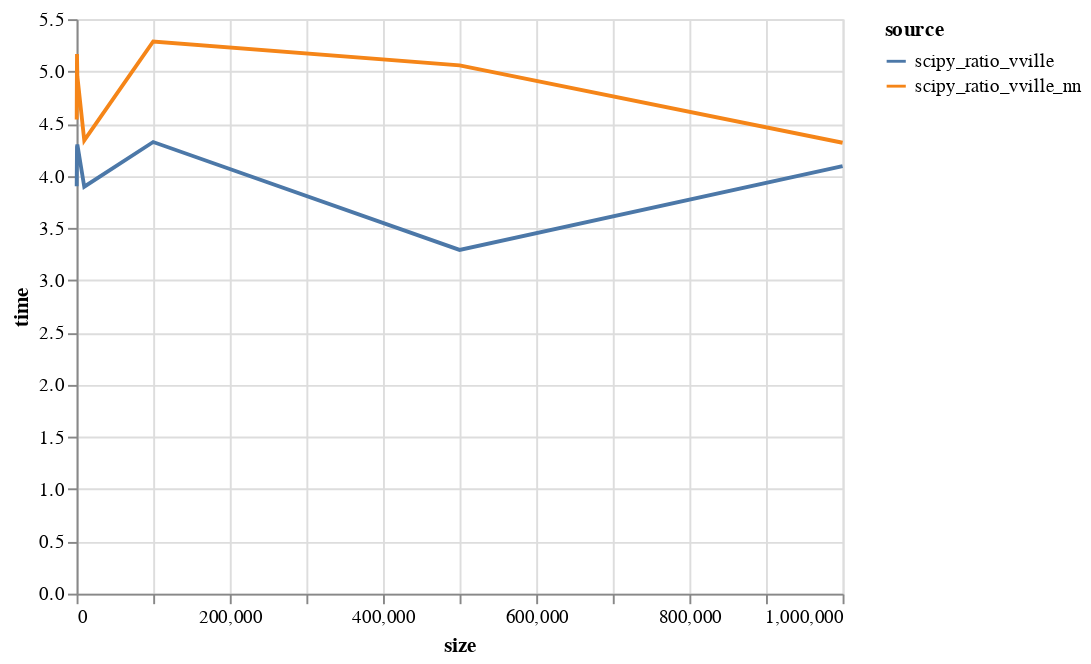

The cell this chart's notebook holds for it:
### Code cell
alt.Chart(ratio_data).mark_line().encode(x="size", y="time", color="source")

### Figure 1 — Vega-Lite specification as saved in the notebook (floating-point values rounded to 4 significant figures)
{"config": {"view": {"continuousWidth": 400, "continuousHeight": 300}}, "data": {"name": "data-63b4eea0c297c586ed3410b0a1ce5fcb"}, "mark": "line", "encoding": {"color": {"field": "source", "type": "nominal"}, "x": {"field": "size", "type": "quantitative"}, "y": {"field": "time", "type": "quantitative"}}, "$schema": "https://vega.github.io/schema/vega-lite/v4.17.0.json", "datasets": {"data-63b4eea0c297c586ed3410b0a1ce5fcb": [{"size": 100, "source": "scipy_ratio_vville", "time": 3.9}, {"size": 100, "source": "scipy_ratio_vville_nn", "time": 4.539}, {"size": 500, "source": "scipy_ratio_vville", "time": 4.278}, {"size": 500, "source": "scipy_ratio_vville_nn", "time": 5.166}, {"size": 1000, "source": "scipy_ratio_vville", "time": 4.3}, {"size": 1000, "source": "scipy_ratio_vville_nn", "time": 4.953}, {"size": 10000, "source": "scipy_ratio_vville", "time": 3.896}, {"size": 10000, "source": "scipy_ratio_vville_nn", "time": 4.339}, {"size": 100000, "source": "scipy_ratio_vville", "time": 4.324}, {"size": 100000, "source": "scipy_ratio_vville_nn", "time": 5.286}, {"size": 500000, "source": "scipy_ratio_vville", "time": 3.291}, {"size": 500000, "source": "scipy_ratio_vville_nn", "time": 5.057}, {"size": 1000000, "source": "scipy_ratio_vville", "time": 4.094}, {"size": 1000000, "source": "scipy_ratio_vville_nn", "time": 4.317}]}}
